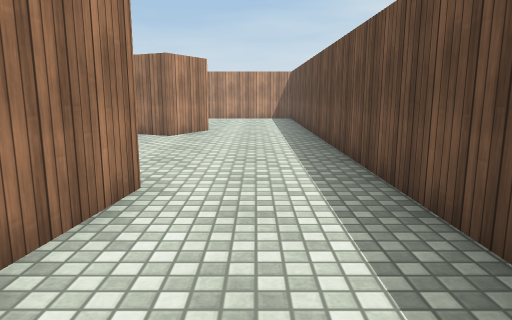
view 1 (above)

21 first-person views from a walk through a scene from a Unity 3-D project. The camera is 1.2 m above the floor, tilts 10° down and sees 70° across. The floor is counted in squares, 1 m on a side. Each view is taken from the middle of a square. On the plan, view 1 faces up. The plan holds only what a view shows up to about 15 squares ahead; the rest is blank. The player character is not drawn. Surface patterns are stand-ins for the level's own textures.

view 2
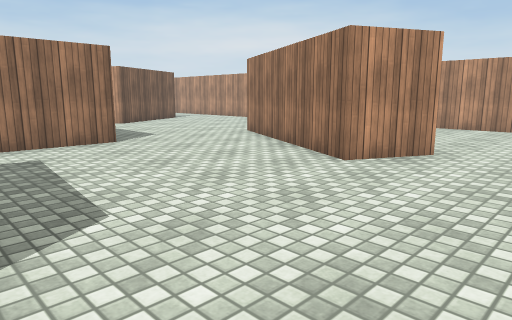

view 3
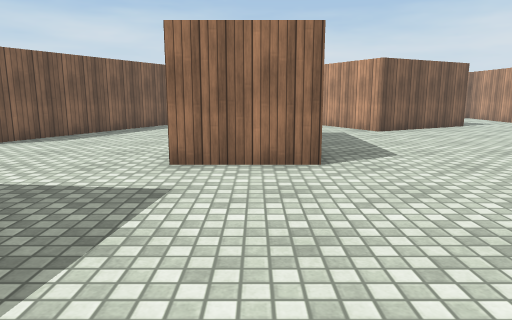

view 4
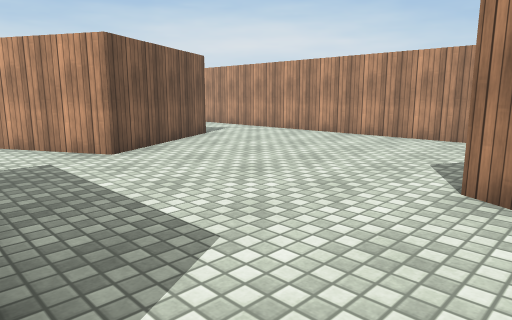

view 5
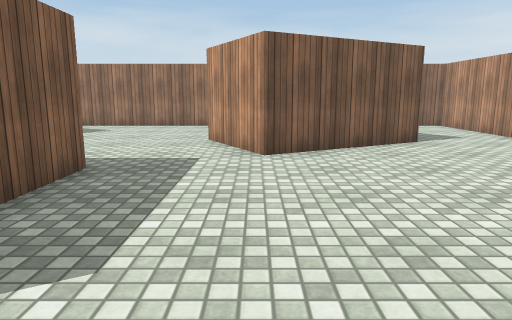

view 6
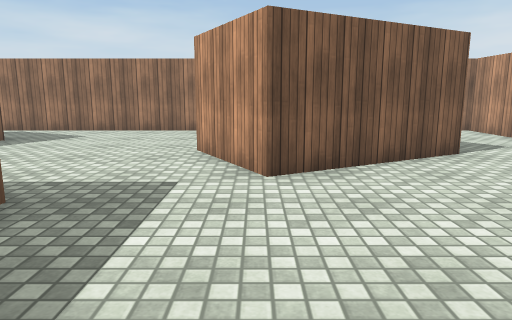

view 7
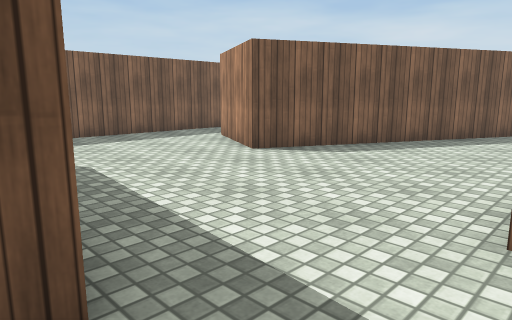

view 8
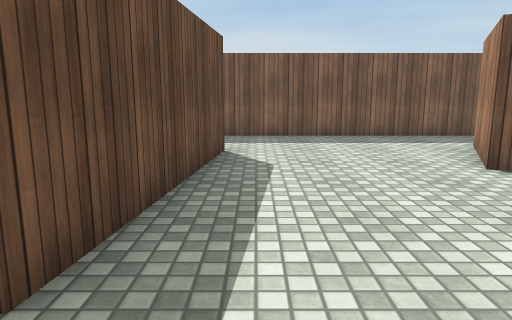

view 9
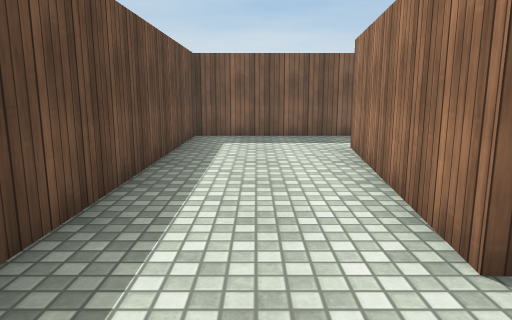

view 10
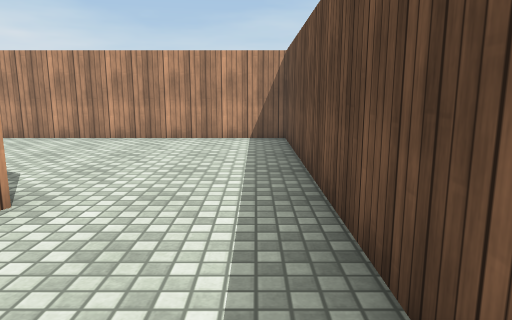

view 11
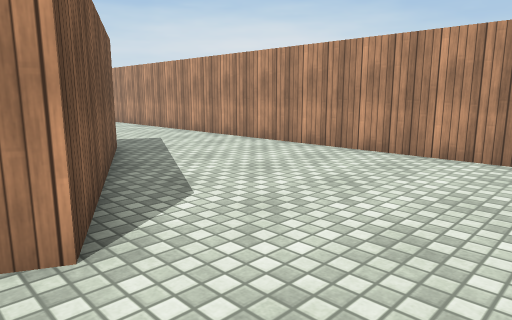

view 12
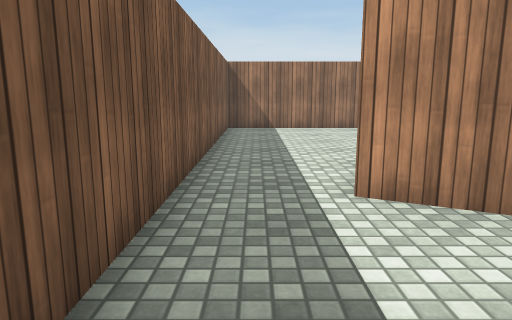

view 13
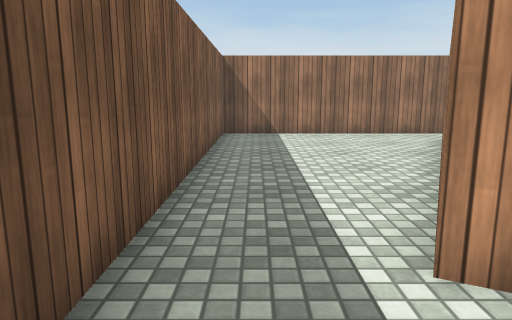

view 14
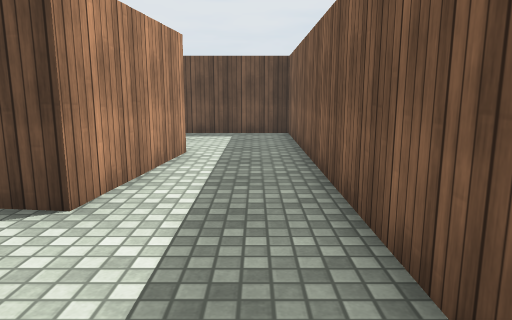

view 15
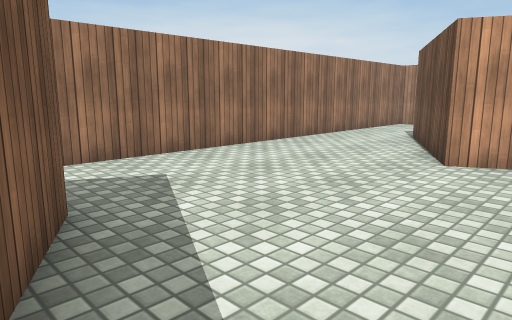

view 16
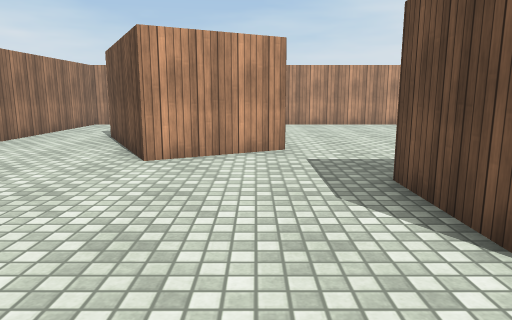

view 17
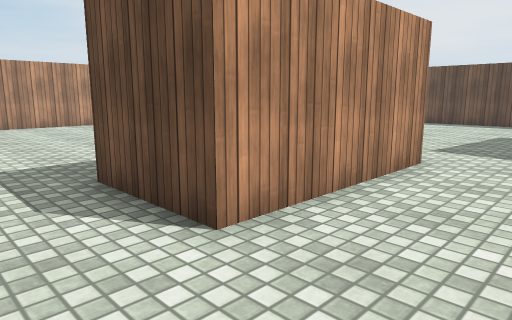

view 18
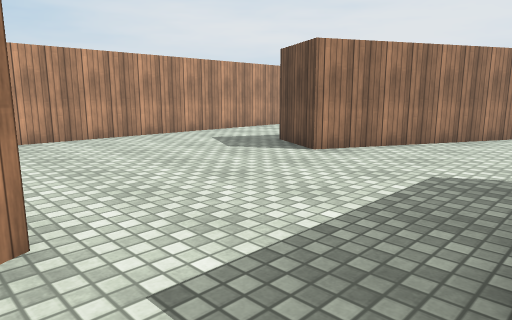

view 19
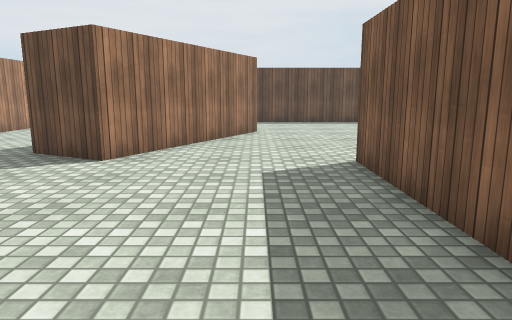

view 20
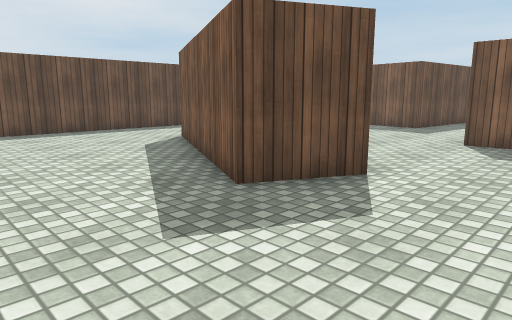

view 21
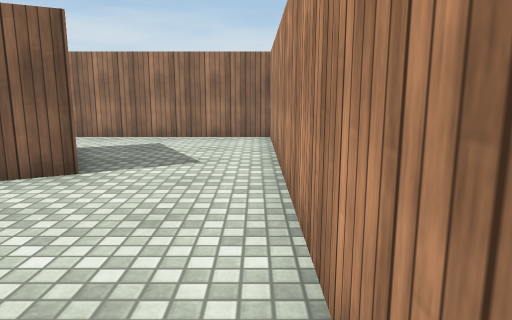

### Floor plan
Ten units are one square. View 1 is at (0, 0); x grows to the right and y downward. Boxes are objects, and circles mark ways between rooms. Rooms are numbered by the first view taken in them; rooms with no view inside come last. Other rooms are left out.
<svg viewBox="-222 -199 245 244">
<path fill="none" stroke="#000" d="M-83 -139 -73 -157 -17 -128 -26 -110 -83 -139M-130 -91 -83 -91 -83 -65M-56 -51 -35 -49M-15 -47 -22 15M-166 -163 -143 -122 -160 -113M-188 -139 -193 -148M-14 40 18 40 18 -194 -217 -194 -217 -124M-83 -65 -130 -65 -130 -91M-189 -52 -108 -11 -123 18M-160 -113 -171 -107 -188 -139M-114 40 -14 40M-217 -124 -217 -15M-22 15 -63 10 -56 -51M-123 18 -186 -14M-217 -15 -217 40 -114 40"/>
<circle cx="-10" cy="25" r="3" fill="#2a7"/>
<circle cx="-145" cy="-100" r="3" fill="#2a7"/>
<circle cx="-205" cy="-135" r="3" fill="#2a7"/>
<circle cx="-70" cy="-60" r="3" fill="#2a7"/>
<circle cx="-110" cy="25" r="3" fill="#2a7"/>
<circle cx="-210" cy="-20" r="3" fill="#2a7"/>
<text x="-70" y="-120">1</text>
<text x="-130" y="-40">2</text>
<text x="-170" y="20">3</text>
</svg>
Room 1 opens to room 2. Room 2 opens to room 3.

Where each view was taken, in squares from view 1:
view 1: 0 up, 0 right, facing up
view 2: 5 up, 1 right, facing up-left
view 3: 8 up, 2 left, facing left
view 4: 9 up, 7 left, facing up-left
view 5: 12 up, 7 left, facing left
view 6: 12 up, 9 left, facing left
view 7: 7 up, 5 left, facing down-left
view 8: 7 up, 7 left, facing down
view 9: 7 up, 0 right, facing down
view 10: 9 up, 1 right, facing up
view 11: 12 up, 1 right, facing up-left
view 12: 3 down, 8 left, facing left
view 13: 3 down, 10 left, facing left
view 14: 3 down, 10 left, facing right
view 15: 4 up, 15 left, facing up-left
view 16: 4 up, 15 left, facing up
view 17: 4 up, 15 left, facing up-right
view 18: 9 up, 15 left, facing up-right
view 19: 11 up, 15 left, facing right
view 20: 19 up, 11 left, facing down-right
view 21: 19 up, 11 left, facing left
